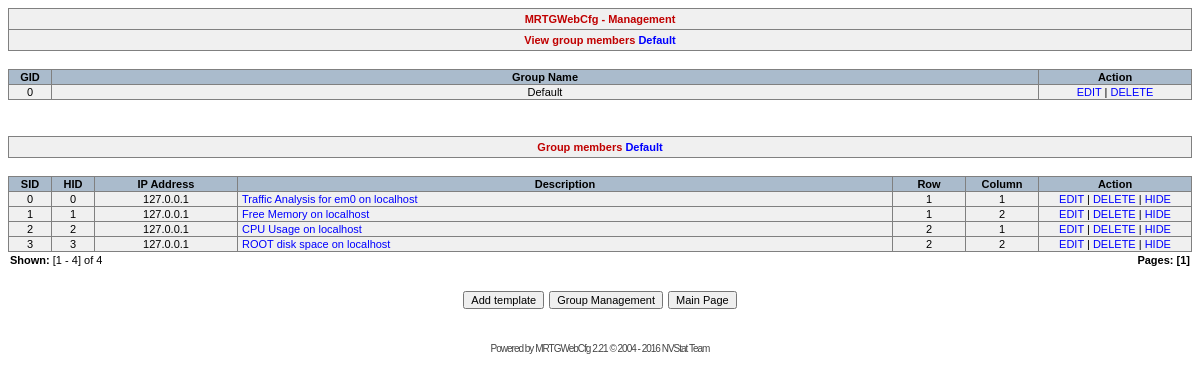
The app's page /admin/group.php?gid=0&mode=view with its own data.
### tables this page shows
CREATE TABLE mrtg_group (
	id mediumint(8) NOT NULL,
	title varchar(255) NOT NULL,
	PRIMARY KEY (id),
	KEY id (id)
);

CREATE TABLE templates (
	id mediumint(8) NOT NULL,
	agent_id mediumint(8) NOT NULL,
	group_id mediumint(8) NOT NULL,
	subgroup_id mediumint(8),
	row_set integer NOT NULL,
	column_set integer NOT NULL,
	hide_set integer NOT NULL,
	PRIMARY KEY (id),
	KEY id (id),
	FOREIGN KEY (`agent_id`) REFERENCES `agent` (`id`) ON DELETE CASCADE,
	FOREIGN KEY (`group_id`) REFERENCES `mrtg_group` (`id`) ON DELETE CASCADE
);

CREATE TABLE agent_ip (
	id mediumint(8) NOT NULL,
	ip char(15) NOT NULL,
	title varchar(255) NOT NULL,
	community varchar(255) NOT NULL,
	PRIMARY KEY (id),
	KEY id (id)
);

CREATE TABLE agent (
	id mediumint(8) NOT NULL,
	ip mediumint(8) NOT NULL,
	title varchar(255) NOT NULL,
	ver_snmp integer NOT NULL,
	trash integer NOT NULL,
	errors integer NOT NULL,
	PRIMARY KEY  (id),
	KEY id (id),
	FOREIGN KEY (`ip`) REFERENCES `agent_ip` (`id`) ON DELETE CASCADE
);

### lang/english.php (called while the page is built, shortened)
<?php
$MRTGMsg[0] = "MRTGWebCfg";
$MRTGMsg[1] = "IP Address";
$MRTGMsg[2] = "Description";
$MRTGMsg[3] = "SNMP Version";
$MRTGMsg[4] = "Password";
$MRTGMsg[5] = "database contains no records";
$MRTGMsg[6] = "Shown";
$MRTGMsg[7] = "of";
$MRTGMsg[8] = "Pages";
$MRTGMsg[9] = "Action";
$MRTGMsg[10] = "VIEW";
$MRTGMsg[11] = "EDIT";
$MRTGMsg[12] = "DELETE";
$MRTGMsg[13] = "Modify record";
$MRTGMsg[14] = "Delete record";
$MRTGMsg[15] = "View record";
$MRTGMsg[16] = "Attribute";
$MRTGMsg[17] = "Variable";
$MRTGMsg[18] = "Build configuration file";
$MRTGMsg[19] = "Rebuild Configuration File";
$MRTGMsg[20] = "Are You sure ???";
$MRTGMsg[21] = "Yes";
$MRTGMsg[22] = "No";
$MRTGMsg[23] = "MRTG configuration rebuilt<br>";
$MRTGMsg[24] = "Main Page";
$MRTGMsg[25] = "Delete record";
$MRTGMsg[26] = "Do You really want<br>to delete record number";
$MRTGMsg[27] = "Maybe You do <font color=#0000FF>not</font> want<br>to delete record number";
$MRTGMsg[28] = "Record";
$MRTGMsg[29] = "deleted!";
$MRTGMsg[30] = "Cannot delete record";
$MRTGMsg[31] = "Your IP address:";
$MRTGMsg[32] = "Adding record";
$MRTGMsg[33] = "Cannot build configuration file, please add records to database first";
$MRTGMsg[34] = "Add Record";
$MRTGMsg[35] = "Edit MRTG Global Settings";
$MRTGMsg[36] = "Edit MRTG Global Settings";
$MRTGMsg[37] = "WorkDir";
$MRTGMsg[38] = "Language";
$MRTGMsg[39] = "Options[_]";
$MRTGMsg[40] = "EnableIPv6";
$MRTGMsg[41] = "Attribute";
$MRTGMsg[42] = "Variable";
$MRTGMsg[43] = "Save";
$MRTGMsg[44] = "New MRTG Global Settings applied";
$MRTGMsg[45] = "<font color='#FF0000'>Error!</font><br><br>New MRTG Global Settings cannot be applied";
$MRTGMsg[46] = "number";
$MRTGMsg[47] = "Record<font color='#0000FF'>";
$MRTGMsg[48] = "</font>modified";
$MRTGMsg[49] = "<font color='#FF0000'>Error!</font><br><br>Cannot modify record <font color='#0000FF'>";
$MRTGMsg[50] = "<font color='#FF0000'>Error!</font><br><br>Cannot add record <font color='#0000FF'>";
$MRTGMsg[51] = "</font>added to database";
$MRTGMsg[52] = "<font color='#FF0000'>Error!</font><br><br>All the mandatory fields must be specified";
$MRTGMsg[53] = "Template Management";
$MRTGMsg[54] = "Group Management";
$MRTGMsg[55] = "GID";
$MRTGMsg[56] = "Group Name";
$MRTGMsg[57] = "SubGroup";
$MRTGMsg[58] = "SID";
$MRTGMsg[59] = "Group";
?>

### config.php (called while the page is built, shortened)
<?
$SQL_Type = "mysql";
$GID_Trash = "100";
?>

### admin/group.php (the view, shortened to what this page needs)
<?php
require "./../config.php";
require "./../function.php";
if($SQL_Type == "mysql") {
	$db = @mysql_connect($SQL_Host, $SQL_User, $SQL_Passwd) or MRTGErrors(3);
} else $db = @pg_connect('host='.$SQL_Host.' port='.$SQL_Port.' dbname='.$SQL_Base.' user='.$SQL_User.' password='.$SQL_Passwd.'') or MRTGErrors(3);
$p = $_GET['p'];
if ( isset($group) && !(isset($mode)) ) {
	print "<table cellpadding=4 cellspacing=1 width='100%' bgcolor='#808080'><tr bgcolor='#F0F0F0' align=center><td class=red><b>$MRTGMsg[222]</b></td></tr>";
	print "<tr bgcolor='#F0F0F0'><td align=center width='100%' class=red><b>$MRTGMsg[54]</b></td></tr></table><br>";
	if (!isset($p)) $p = 1;
	print "<table width='100%' cellpadding=1 cellspacing=1 bgcolor='#808080'><tr bgcolor='#AABBCC' align=center><td width=30><b>$MRTGMsg[55]</b></td><td><b>$MRTGMsg[56]</b></td><td width=130><b>$MRTGMsg[9]</b></td></tr>";
	if($SQL_Type == "mysql") {
		$result = mysql_query("select mrtg_group.id,mrtg_group.title from mrtg_group order by id asc");
		$rows = mysql_num_rows($result);
	} else {
		$result = pg_query($db, "select mrtg_group.id,mrtg_group.title from mrtg_group order by id asc");
		$rows = pg_num_rows($result);
	}
	$pn=ceil($rows/20);
	$ps=($p-1)*20+1;
	$pe=$p*20;
	if ($pe > $rows) $pe = $rows;
	for ($i=0; $i<$rows; $i++) {
		$row = ($SQL_Type == "mysql") ? mysql_fetch_row($result) : pg_fetch_row($result, $i);
		if (($i >= $ps-1) && ($i < $pe)) {
			print "<tr bgcolor='#F0F0F0'><td align=center>".$row[0]."</td>";
			print "<td>&nbsp;<a href='group.php?gid=$row[0]&mode=view'>".$row[1]."</a></td>";
			print "<td align=center><a href='group.php?gid=$row[0]&mode=edit'>$MRTGMsg[11]</a> | <a href='group.php?gid=$row[0]&mode=delete'>$MRTGMsg[12]</a></td>";
		}
	}
	if ($rows == 0) {
		$ps = 0;
		print "<tr bgcolor='#F0F0F0'><td colspan=4 align=center class=red>$MRTGMsg[5]</td></tr>";
		print "</table>";
	} else {
		print "</table>";
		print "<table cellpadding=2 cellspacing=0 width='100%'><tr><td align=left><b>$MRTGMsg[6]:</b> [$ps - $pe] $MRTGMsg[7] $rows</td><td align=right><b>$MRTGMsg[8]: </b>";
		$ip=$p-1;
		$in=$p+1;
		if ($p > 1) print " <a href='group.php?group=set&amp;p=$ip'><<</a>";
		for ($i=1; $i<=$pn; $i++) {
			if ($i == $p) print("<b> [$i]</b>");
			else print " <a href='group.php?group=set&amp;p=$i'>[$i]</a>";
		}
		if ($p < $pn) print " <a href='group.php?group=set&amp;p=$in'>>></a>";
		print "</td></tr></table>";
	}
	print "<div align=center><table cellpadding=0 cellspacing=5><tr align=center>";
	print "<td><form method=post ACTION='group.php'><input type=hidden name=mode value='add'><input type=submit class='submit_main_button' value='$MRTGMsg[72]'></form></td>";
	print "<td><form method=post ACTION='index.php'><input type=submit class='submit_main_button' value='$MRTGMsg[24]'></form></td></tr></table>";
} elseif ( isset($mode) && $mode == "view") {
	if (!isset($p)) $p = 1;
	if($SQL_Type == "mysql") {
		$result = mysql_query("select mrtg_group.title from mrtg_group where mrtg_group.id=".$gid);
		$row = mysql_fetch_row($result);
	} else {
		$result = pg_query($db, "select mrtg_group.title from mrtg_group where mrtg_group.id=".$gid);
		$row = pg_fetch_row($result);
	}
	$title_group = $row[0];
	print "<table cellpadding=4 cellspacing=1 width='100%' bgcolor='#808080'><tr bgcolor='#F0F0F0' align=center><td class=red><b>$MRTGMsg[222]</b></td></tr>";
	print "<tr bgcolor='#F0F0F0'><td align=center width='100%' class=red><b>$MRTGMsg[63] <font color='#0000FF'>$title_group</font></b></td></tr></table><br>";
	print "<table width='100%' cellpadding=1 cellspacing=1 bgcolor='#808080'><tr bgcolor='#AABBCC' align=center><td width=40><b>$MRTGMsg[55]</b></td><td><b>$MRTGMsg[56]</b></td><td width=150><b>$MRTGMsg[9]</b></td></tr>";
	if($SQL_Type == "mysql") {
		$result = mysql_query("select mrtg_group.id,mrtg_group.title from mrtg_group where mrtg_group.id=".$gid);
		$rows = mysql_num_rows($result);
	} else {
		$result = pg_query($db, "select mrtg_group.id,mrtg_group.title from mrtg_group where mrtg_group.id=".$gid);
		$rows = pg_num_rows($result);
	}
	print "<tr align=center bgcolor='#F0F0F0'>";
	for ($i=0; $i<$rows; $i++) {
		$row = ($SQL_Type == "mysql") ? mysql_fetch_row($result) : pg_fetch_row($result, $i);
		for ($j=0; $j < count($row); $j++) print "<td>".$row[$j]."</td>";
	}
	print "<td><a href='group.php?gid=$gid&mode=edit'>$MRTGMsg[11]</a> | <a href='group.php?gid=$gid&mode=delete'>$MRTGMsg[12]</a></td>";
	print "</tr></table><br><br>";
	print "<table cellpadding=4 cellspacing=1 width='100%' bgcolor='#808080'><tr bgcolor='#F0F0F0'><td align=center width='100%' class=red><b>$MRTGMsg[64] <font color='#0000FF'>$title_group</font></b></td></tr></table><br>";
	if ( $gid != $GID_Trash ) {
		print "<table width='100%' cellpadding=1 cellspacing=1 bgcolor='#808080'><tr bgcolor='#AABBCC' align=center><td width=40><b>$MRTGMsg[58]</b></td><td width=40><b>$MRTGMsg[67]</b></td><td width=140><b>$MRTGMsg[1]</b></td><td><b>$MRTGMsg[2]</b></td><td width=70><b>$MRTGMsg[61]</b></td><td width=70><b>$MRTGMsg[62]</b></td><td width=150><b>$MRTGMsg[9]</b></td></tr>";
		if($SQL_Type == "mysql") {
			$result = mysql_query("select templates.id, templates.agent_id, agent_ip.ip, agent.title, templates.hide_set, templates.row_set, templates.column_set from templates,mrtg_group,agent,agent_ip where mrtg_group.id=templates.group_id and templates.agent_id=agent.id and agent.ip=agent_ip.id and mrtg_group.id=".$gid." and agent.trash=0 order by templates.id asc");
			$rows = mysql_num_rows($result);
		}
		$pn=ceil($rows/20);
		$ps=($p-1)*20+1;
		$pe=$p*20;
		if ($pe > $rows) $pe = $rows;
		for ($i=0; $i<$rows; $i++) {
			$row = ($SQL_Type == "mysql") ? mysql_fetch_row($result) : pg_fetch_row($result, $i);
			if (($i >= $ps-1) && ($i < $pe)) {
				print "<tr align=center bgcolor='#F0F0F0'>";
				for ($j=0; $j < count($row); $j++) {
					if ($j == 2) {
						$ip = split("/", $row[$j]);
						print "<td>".$ip[0]."</td>";
					} elseif ($j == 3) {
						print "<td align=left>&nbsp;<a href='view.php?id=$row[1]'>".$row[$j]."</a></td>";
					} elseif ($j == 4) {
						if ( $row[4] == 1) $STATUS_HIDE = $MRTGMsg[73];
						else $STATUS_HIDE = $MRTGMsg[93];
					} else print "<td>".$row[$j]."</td>";
				}
				print "<td><a href='templates.php?sid=$row[0]&gid=$gid&hid=$row[1]&mode=edit'>$MRTGMsg[11]</a> | <a href='templates.php?sid=$row[0]&gid=$gid&hid=$row[1]&mode=delete'>$MRTGMsg[12]</a> | <a href='templates.php?sid=$row[0]&gid=$gid&hid=$row[1]&mode=hide'>$STATUS_HIDE</a></td>";
				print "</tr>";
			}
		}
	}
	if ($rows == 0) {
		$ps = 0;
		if ($gid != $GID_Trash) print "<tr align=center bgcolor='#F0F0F0'><td colspan=6 class=red>$MRTGMsg[5]</td><td><a href='templates.php?gid=$gid&mode=add'>$MRTGMsg[65]</a></td></tr>";
		else print "<tr align=center bgcolor='#F0F0F0'><td colspan=6 class=red>$MRTGMsg[5]</td></tr>";
		print "</table>";
	} else {
		print "</table>";
		print "<table cellpadding=2 cellspacing=0 width='100%'><tr><td align=left><b>$MRTGMsg[6]:</b> [$ps - $pe] $MRTGMsg[7] $rows</td><td align=right><b>$MRTGMsg[8]: </b>";
		for ($i=1; $i<=$pn; $i++) {
			if ($i == $p) print("<b> [$i]</b>");
			else print " <a href='group.php?gid=$gid&amp;mode=view&amp;group=set&amp;p=$i'>[$i]</a>";
		}
		print "</td></tr></table>";
	}
	print "<br><div align=center><table cellpadding=0 cellspacing=5><tr align=center>";
	if ( $gid != $GID_Trash ) print "<td><form method=post ACTION='templates.php'><input type=hidden name=mode value='add'><input type=hidden name=gid value='$gid'><input type=submit class='submit_main_button' value='$MRTGMsg[74]'></form></td>";
	print "<td><form method=post ACTION='group.php'><input type=hidden name=group value='set'><input type=submit class='submit_main_button' value='$MRTGMsg[54]'></form></td>";
	print "<td><form method=post ACTION='index.php'><input type=submit class='submit_main_button' value='$MRTGMsg[24]'></form></td></tr></table>";
}
?>

### style.css (style rules this page uses)
BODY { topMargin: 0; leftMargin: 0; marginWidth: 0; marginHeight: 0; SCROLLBAR-HIGHLIGHT-COLOR: #F0F0F0; SCROLLBAR-ARROW-COLOR: #FF0000; SCROLLBAR-BASE-COLOR: #C0C0C0 }
input { color:#000000; font: 11px Verdana, Helvetica, sans-serif }
td { color:#000000; font: 11px Verdana, Helvetica, sans-serif }
a:link, a:visited { text-decoration:none; color:#0000FF; font-famyly: Verdana, Helvetica, sans-serif }
.red { color:#c00000 }

### records on screen
mrtg_group: title "Default", id "0"
templates: id "0", agent "0", agent_ip.ip "127.0.0.1", agent.title "Traffic Analysis for em0 on localhost", row_set "1", column_set "1", STATUS_HIDE "HIDE"
templates: id "1", agent "1", agent_ip.ip "127.0.0.1", agent.title "Free Memory on localhost", row_set "1", column_set "2", STATUS_HIDE "HIDE"
templates: id "2", agent "2", agent_ip.ip "127.0.0.1", agent.title "CPU Usage on localhost", row_set "2", column_set "1", STATUS_HIDE "HIDE"
templates: id "3", agent "3", agent_ip.ip "127.0.0.1", agent.title "ROOT disk space on localhost", row_set "2", column_set "2", STATUS_HIDE "HIDE"

### other values on screen
$MRTGMsg[222] "MRTGWebCfg - Management"
$MRTGMsg[63] "View group members"
$MRTGMsg[55] "GID"
$MRTGMsg[56] "Group Name"
$MRTGMsg[9] "Action"
$MRTGMsg[11] "EDIT"
$MRTGMsg[12] "DELETE"
$MRTGMsg[64] "Group members"
$MRTGMsg[58] "SID"
$MRTGMsg[67] "HID"
$MRTGMsg[1] "IP Address"
$MRTGMsg[2] "Description"
$MRTGMsg[61] "Row"
$MRTGMsg[62] "Column"
$MRTGMsg[6] "Shown"
